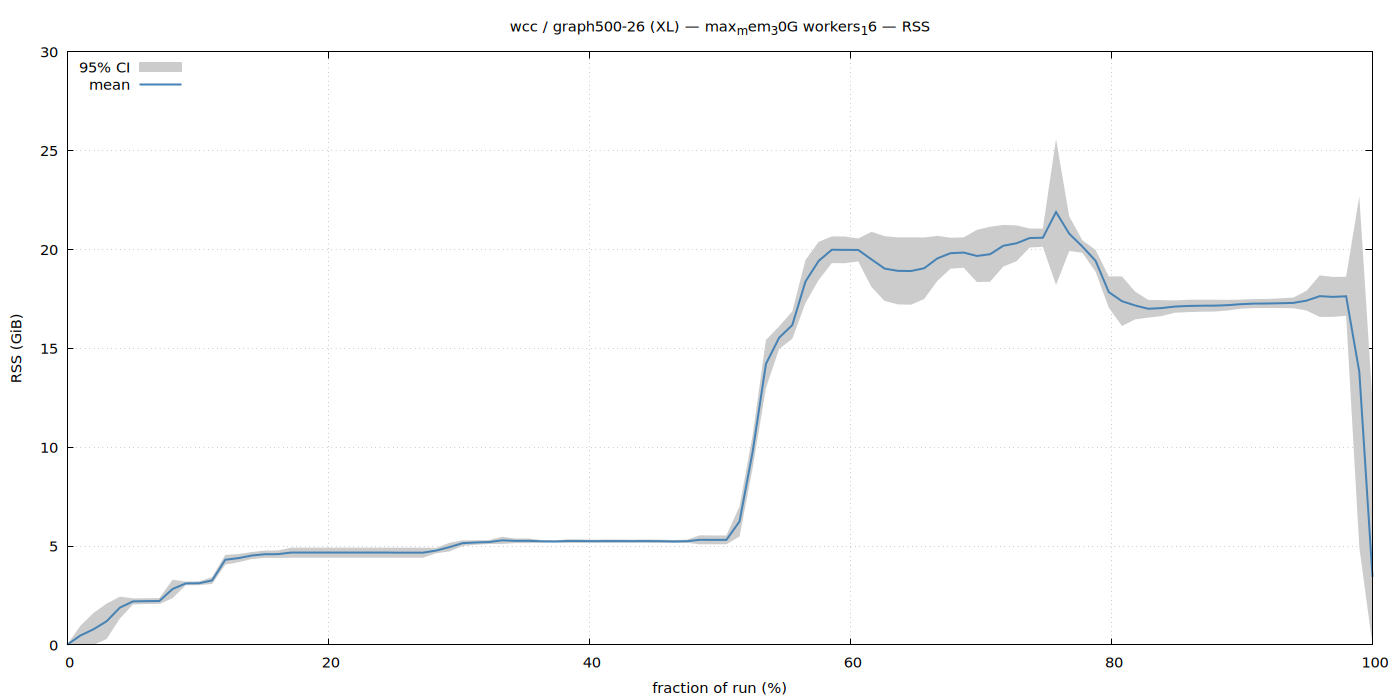

Generate this figure with gnuplot:
set terminal pngcairo size 1400,700 enhanced font 'Sans,11'
set output '/home/ubuntu/nvm/gfrs/wcc/XL/graph500-26/max_mem_30G_workers_16/rss.png'
set title "wcc / graph500-26 (XL) — max_mem_30G workers_16 — RSS"
set xlabel 'fraction of run (%)'
set ylabel 'RSS (GiB)'
set grid
set key top left
set yrange [0:*]
plot '/home/ubuntu/nvm/gfrs/wcc/XL/graph500-26/max_mem_30G_workers_16/rss.dat' using 1:3:4 with filledcurves lc rgb '#cccccc' title '95% CI', \
     '' using 1:2 with lines lw 2 lc rgb '#4682b4' title 'mean'
